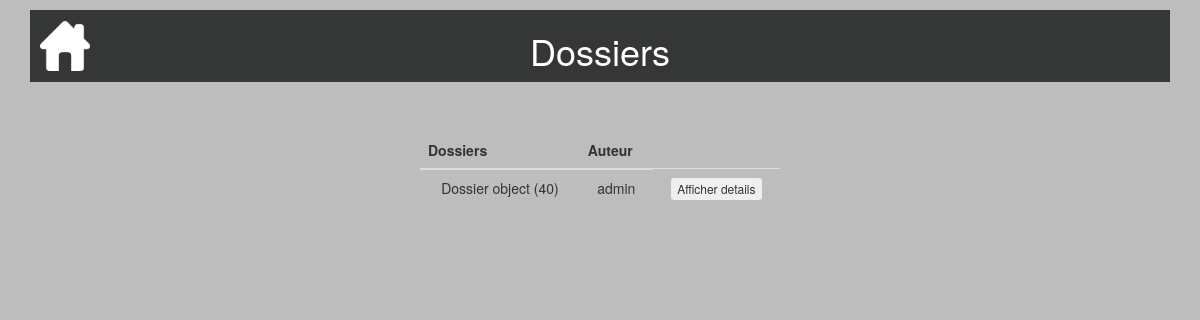
Page /consultertouslesdossiers/ (signed in) on the earlier database version.
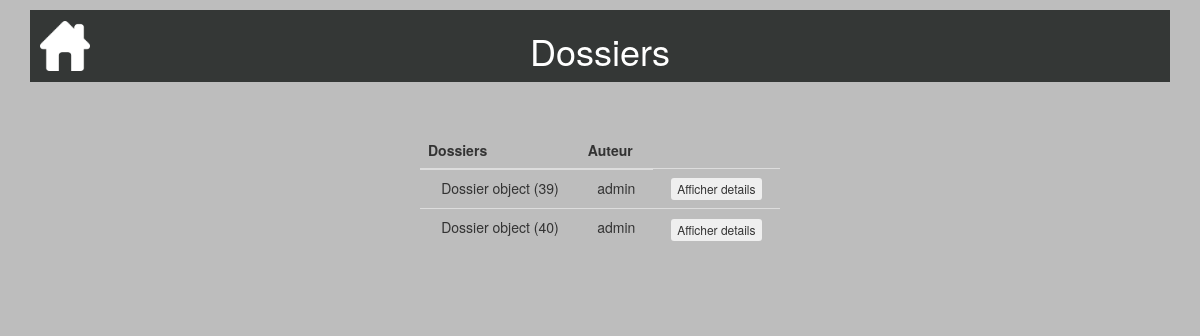
Same page on the later database version.
### calculdej/models.py (models this page shows, shortened)
class Dossier(models.Model):
    date = models.DateTimeField(default=timezone.now, blank=True, verbose_name="Date création")
    auteur = models.ForeignKey(settings.AUTH_USER_MODEL, on_delete=models.CASCADE)
    imc = models.DecimalField(default=0.00,max_digits=5, decimal_places=2)
    age = models.IntegerField(default=0)
    de = models.DecimalField(default=0.00,max_digits=5, decimal_places=2)
    sexe = models.CharField(default="",max_length=1)
    dernier = models.BooleanField(default=True)

### consultertouslesdossiers/views.py (the view, shortened to what this page needs)
# urls.py: url('consultertouslesdossiers/', include('consultertouslesdossiers.urls')),
@login_required
@user_passes_test(check_user)
def consultertouslesdossiers(request):
    dossiers = Dossier.objects.all()
    return render(request, 'consultertouslesdossiers/consultertouslesdossiers.html', locals())

### consultertouslesdossiers/views.py (called while the page is built)
def check_user(user):
    if user.is_authenticated:
        username = user.get_username()
    return username=='admin'

### consultertouslesdossiers/templates/consultertouslesdossiers/consultertouslesdossiers.html (shortened to what this page needs)
{% extends "base.html" %}
{% block header %}<h1>Dossiers</h1>{% endblock %}
{% block content %}
<table class="table">
  <thead>
       <tr>
           <th>Dossiers</th>
           <th>Auteur</th>
       </tr>
   </thead>
   <tbody>
       {% for d in dossiers %}
       <tr>
           <td>{{ d }}</td>
           <td>{{ d.auteur }}</td>
           <td>
             <form method="post">
                 <button onclick="details()" class="btn btn-xs" type="submit" name="btnaffdetails" value="{{d.id}}">Afficher details</button>
             </form>
          </td>
       </tr>
      {%endfor%}
    </tbody>
</table>
{% endblock %}

Differences in the rows shown:
added Dossier: id "Dossier object (39)", auteur "admin"
